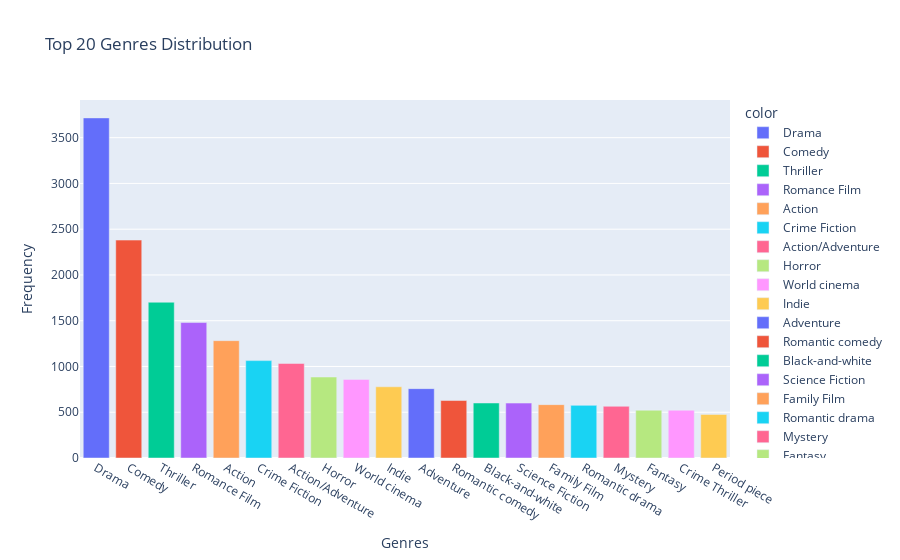

Notebook code for this chart:
### Code cell
import ast  # for safely evaluating strings as Python expressions
import matplotlib.pyplot as plt

# Create a copy of the DataFrame for this operation
analysis_df = award_df.copy()

# Safely convert string representations of dictionaries to actual dictionaries in the copy
analysis_df['genres'] = analysis_df['genres'].apply(ast.literal_eval)

# Extract genres and count their occurrences
genre_counts = {}
for row in analysis_df['genres']:
    for genre in row.values():
        if genre in genre_counts:
            genre_counts[genre] += 1
        else:
            genre_counts[genre] = 1

# Sort genres by frequency and select the top 20
sorted_genres = dict(sorted(genre_counts.items(), key=lambda item: item[1], reverse=True)[:20])

# Plotting with Plotly
fig = px.bar(x=list(sorted_genres.keys()), y=list(sorted_genres.values()), 
             labels={'x': 'Genres', 'y': 'Frequency'},
             title='Top 20 Genres Distribution',
             color=list(sorted_genres.keys()),
             hover_data={'Frequency': list(sorted_genres.values())})

fig.show()
top_genres = list(sorted_genres)[:5]
fig.write_html('img/genre_distribution.html')

### Figure 1 — Plotly figure (JSON) as saved in the notebook; plotly's stock layout.template omitted (floating-point values rounded to 4 significant figures)
{"data": [{"alignmentgroup": "True", "customdata": [[3716]], "hovertemplate": "color=Drama<br>Genres=%{x}<br>Frequency=%{customdata[0]}<extra></extra>", "legendgroup": "Drama", "marker": {"color": "#636efa", "pattern": {"shape": ""}}, "name": "Drama", "offsetgroup": "Drama", "orientation": "v", "showlegend": true, "textposition": "auto", "type": "bar", "x": ["Drama"], "xaxis": "x", "y": [3716], "yaxis": "y"}, {"alignmentgroup": "True", "customdata": [[2381]], "hovertemplate": "color=Comedy<br>Genres=%{x}<br>Frequency=%{customdata[0]}<extra></extra>", "legendgroup": "Comedy", "marker": {"color": "#EF553B", "pattern": {"shape": ""}}, "name": "Comedy", "offsetgroup": "Comedy", "orientation": "v", "showlegend": true, "textposition": "auto", "type": "bar", "x": ["Comedy"], "xaxis": "x", "y": [2381], "yaxis": "y"}, {"alignmentgroup": "True", "customdata": [[1702]], "hovertemplate": "color=Thriller<br>Genres=%{x}<br>Frequency=%{customdata[0]}<extra></extra>", "legendgroup": "Thriller", "marker": {"color": "#00cc96", "pattern": {"shape": ""}}, "name": "Thriller", "offsetgroup": "Thriller", "orientation": "v", "showlegend": true, "textposition": "auto", "type": "bar", "x": ["Thriller"], "xaxis": "x", "y": [1702], "yaxis": "y"}, {"alignmentgroup": "True", "customdata": [[1480]], "hovertemplate": "color=Romance Film<br>Genres=%{x}<br>Frequency=%{customdata[0]}<extra></extra>", "legendgroup": "Romance Film", "marker": {"color": "#ab63fa", "pattern": {"shape": ""}}, "name": "Romance Film", "offsetgroup": "Romance Film", "orientation": "v", "showlegend": true, "textposition": "auto", "type": "bar", "x": ["Romance Film"], "xaxis": "x", "y": [1480], "yaxis": "y"}, {"alignmentgroup": "True", "customdata": [[1282]], "hovertemplate": "color=Action<br>Genres=%{x}<br>Frequency=%{customdata[0]}<extra></extra>", "legendgroup": "Action", "marker": {"color": "#FFA15A", "pattern": {"shape": ""}}, "name": "Action", "offsetgroup": "Action", "orientation": "v", "showlegend": true, "textposition": "auto", "type": "bar", "x": ["Action"], "xaxis": "x", "y": [1282], "yaxis": "y"}, {"alignmentgroup": "True", "customdata": [[1064]], "hovertemplate": "color=Crime Fiction<br>Genres=%{x}<br>Frequency=%{customdata[0]}<extra></extra>", "legendgroup": "Crime Fiction", "marker": {"color": "#19d3f3", "pattern": {"shape": ""}}, "name": "Crime Fiction", "offsetgroup": "Crime Fiction", "orientation": "v", "showlegend": true, "textposition": "auto", "type": "bar", "x": ["Crime Fiction"], "xaxis": "x", "y": [1064], "yaxis": "y"}, {"alignmentgroup": "True", "customdata": [[1033]], "hovertemplate": "color=Action/Adventure<br>Genres=%{x}<br>Frequency=%{customdata[0]}<extra></extra>", "legendgroup": "Action/Adventure", "marker": {"color": "#FF6692", "pattern": {"shape": ""}}, "name": "Action/Adventure", "offsetgroup": "Action/Adventure", "orientation": "v", "showlegend": true, "textposition": "auto", "type": "bar", "x": ["Action/Adventure"], "xaxis": "x", "y": [1033], "yaxis": "y"}, {"alignmentgroup": "True", "customdata": [[885]], "hovertemplate": "color=Horror<br>Genres=%{x}<br>Frequency=%{customdata[0]}<extra></extra>", "legendgroup": "Horror", "marker": {"color": "#B6E880", "pattern": {"shape": ""}}, "name": "Horror", "offsetgroup": "Horror", "orientation": "v", "showlegend": true, "textposition": "auto", "type": "bar", "x": ["Horror"], "xaxis": "x", "y": [885], "yaxis": "y"}, {"alignmentgroup": "True", "customdata": [[859]], "hovertemplate": "color=World cinema<br>Genres=%{x}<br>Frequency=%{customdata[0]}<extra></extra>", "legendgroup": "World cinema", "marker": {"color": "#FF97FF", "pattern": {"shape": ""}}, "name": "World cinema", "offsetgroup": "World cinema", "orientation": "v", "showlegend": true, "textposition": "auto", "type": "bar", "x": ["World cinema"], "xaxis": "x", "y": [859], "yaxis": "y"}, {"alignmentgroup": "True", "customdata": [[778]], "hovertemplate": "color=Indie<br>Genres=%{x}<br>Frequency=%{customdata[0]}<extra></extra>", "legendgroup": "Indie", "marker": {"color": "#FECB52", "pattern": {"shape": ""}}, "name": "Indie", "offsetgroup": "Indie", "orientation": "v", "showlegend": true, "textposition": "auto", "type": "bar", "x": ["Indie"], "xaxis": "x", "y": [778], "yaxis": "y"}, {"alignmentgroup": "True", "customdata": [[758]], "hovertemplate": "color=Adventure<br>Genres=%{x}<br>Frequency=%{customdata[0]}<extra></extra>", "legendgroup": "Adventure", "marker": {"color": "#636efa", "pattern": {"shape": ""}}, "name": "Adventure", "offsetgroup": "Adventure", "orientation": "v", "showlegend": true, "textposition": "auto", "type": "bar", "x": ["Adventure"], "xaxis": "x", "y": [758], "yaxis": "y"}, {"alignmentgroup": "True", "customdata": [[628]], "hovertemplate": "color=Romantic comedy<br>Genres=%{x}<br>Frequency=%{customdata[0]}<extra></extra>", "legendgroup": "Romantic comedy", "marker": {"color": "#EF553B", "pattern": {"shape": ""}}, "name": "Romantic comedy", "offsetgroup": "Romantic comedy", "orientation": "v", "showlegend": true, "textposition": "auto", "type": "bar", "x": ["Romantic comedy"], "xaxis": "x", "y": [628], "yaxis": "y"}, {"alignmentgroup": "True", "customdata": [[601]], "hovertemplate": "color=Black-and-white<br>Genres=%{x}<br>Frequency=%{customdata[0]}<extra></extra>", "legendgroup": "Black-and-white", "marker": {"color": "#00cc96", "pattern": {"shape": ""}}, "name": "Black-and-white", "offsetgroup": "Black-and-white", "orientation": "v", "showlegend": true, "textposition": "auto", "type": "bar", "x": ["Black-and-white"], "xaxis": "x", "y": [601], "yaxis": "y"}, {"alignmentgroup": "True", "customdata": [[600]], "hovertemplate": "color=Science Fiction<br>Genres=%{x}<br>Frequency=%{customdata[0]}<extra></extra>", "legendgroup": "Science Fiction", "marker": {"color": "#ab63fa", "pattern": {"shape": ""}}, "name": "Science Fiction", "offsetgroup": "Science Fiction", "orientation": "v", "showlegend": true, "textposition": "auto", "type": "bar", "x": ["Science Fiction"], "xaxis": "x", "y": [600], "yaxis": "y"}, {"alignmentgroup": "True", "customdata": [[583]], "hovertemplate": "color=Family Film<br>Genres=%{x}<br>Frequency=%{customdata[0]}<extra></extra>", "legendgroup": "Family Film", "marker": {"color": "#FFA15A", "pattern": {"shape": ""}}, "name": "Family Film", "offsetgroup": "Family Film", "orientation": "v", "showlegend": true, "textposition": "auto", "type": "bar", "x": ["Family Film"], "xaxis": "x", "y": [583], "yaxis": "y"}, {"alignmentgroup": "True", "customdata": [[575]], "hovertemplate": "color=Romantic drama<br>Genres=%{x}<br>Frequency=%{customdata[0]}<extra></extra>", "legendgroup": "Romantic drama", "marker": {"color": "#19d3f3", "pattern": {"shape": ""}}, "name": "Romantic drama", "offsetgroup": "Romantic drama", "orientation": "v", "showlegend": true, "textposition": "auto", "type": "bar", "x": ["Romantic drama"], "xaxis": "x", "y": [575], "yaxis": "y"}, {"alignmentgroup": "True", "customdata": [[565]], "hovertemplate": "color=Mystery<br>Genres=%{x}<br>Frequency=%{customdata[0]}<extra></extra>", "legendgroup": "Mystery", "marker": {"color": "#FF6692", "pattern": {"shape": ""}}, "name": "Mystery", "offsetgroup": "Mystery", "orientation": "v", "showlegend": true, "textposition": "auto", "type": "bar", "x": ["Mystery"], "xaxis": "x", "y": [565], "yaxis": "y"}, {"alignmentgroup": "True", "customdata": [[522]], "hovertemplate": "color=Fantasy<br>Genres=%{x}<br>Frequency=%{customdata[0]}<extra></extra>", "legendgroup": "Fantasy", "marker": {"color": "#B6E880", "pattern": {"shape": ""}}, "name": "Fantasy", "offsetgroup": "Fantasy", "orientation": "v", "showlegend": true, "textposition": "auto", "type": "bar", "x": ["Fantasy"], "xaxis": "x", "y": [522], "yaxis": "y"}, {"alignmentgroup": "True", "customdata": [[522]], "hovertemplate": "color=Crime Thriller<br>Genres=%{x}<br>Frequency=%{customdata[0]}<extra></extra>", "legendgroup": "Crime Thriller", "marker": {"color": "#FF97FF", "pattern": {"shape": ""}}, "name": "Crime Thriller", "offsetgroup": "Crime Thriller", "orientation": "v", "showlegend": true, "textposition": "auto", "type": "bar", "x": ["Crime Thriller"], "xaxis": "x", "y": [522], "yaxis": "y"}, {"alignmentgroup": "True", "customdata": [[476]], "hovertemplate": "color=Period piece<br>Genres=%{x}<br>Frequency=%{customdata[0]}<extra></extra>", "legendgroup": "Period piece", "marker": {"color": "#FECB52", "pattern": {"shape": ""}}, "name": "Period piece", "offsetgroup": "Period piece", "orientation": "v", "showlegend": true, "textposition": "auto", "type": "bar", "x": ["Period piece"], "xaxis": "x", "y": [476], "yaxis": "y"}], "layout": {"barmode": "relative", "legend": {"title": {"text": "color"}, "tracegroupgap": 0}, "title": {"text": "Top 20 Genres Distribution"}, "xaxis": {"anchor": "y", "domain": [0, 1], "title": {"text": "Genres"}}, "yaxis": {"anchor": "x", "domain": [0, 1], "title": {"text": "Frequency"}}}}
